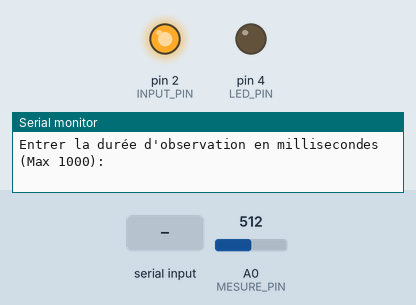
Simulated run of this sketch. Board: Arduino Uno, built with avr-gcc and run on an emulated ATmega328P. On the bench: output pins drawn as LEDs (lit = HIGH), the last lines printed to the serial monitor. The inputs (shaded band) are chosen by the test bench; at power-on: A0 (MESURE_PIN) = 512.

Above: at 1.2 s.
1.3 s: "90,45\n" received over Serial
At 1.45 s:
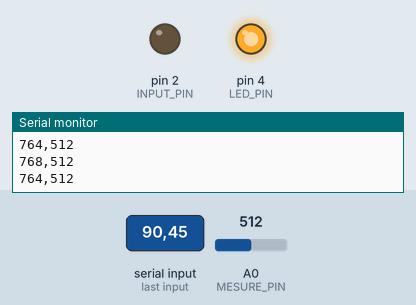
At 2.3 s:
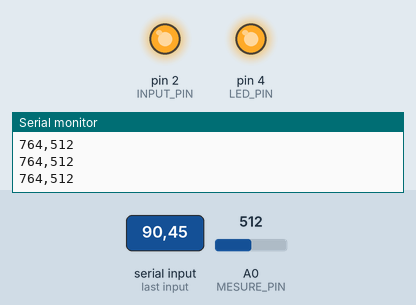
Timing chart, 0 to 4.3 s (numbered marks = the images above; inputs shaded):
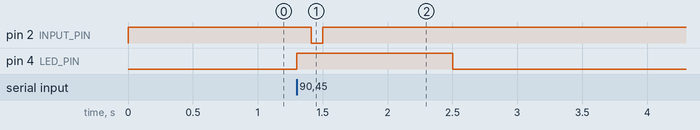

The sketch:

circuit_rc_decharge.ino
```cpp
// Attention, ce programme fonctionne avec un programme Python ou Tinkercad (plus lent).
// Programme pour observer la décharge d'un condensateur à travers une résistance.
// Condition sur les composantes : l'échantillonnage ne peut se faire à moins de 0.4ms.
// Il est donc conseillé de ne pas chercher à mesurer un temps caractéristique inférieur à 10ms environ.

const int INPUT_PIN = 2;  // PIN simulant l'entrée du circuit
const int LED_PIN = 4;  // Fac. Numéro de la PIN pour la LED signalant que la communication est établie
const int MESURE_PIN = A0;  // PIN de mesure analogique

const long DUREE_MAX = 1000000;  // En microsecondes, duree max pour éviter des durées d'acquisition trop grand.
const long BAUD_RATE = 115200;

bool isPython = false;  // Pour adapter le programme à l'IDE Arduino et à un programme Python.
unsigned long time0;
unsigned long timem;
unsigned short timet;
int duree;  // Sera la durée d'acquisition
int nmeas;  //Fac. Pour la période d'échantillonnage si besoin.
short measure;  // Sera la valeur mesurée (entre 0 pour 0V et 1023 pour 5V)

void setup()
{
  // Initialisation de la liaison série
  Serial.begin(BAUD_RATE);
  // Initialisation des broches
  pinMode(INPUT_PIN, OUTPUT);
  pinMode(LED_PIN, OUTPUT);
  digitalWrite(INPUT_PIN, HIGH); // On charge le condensateur
  digitalWrite(LED_PIN, LOW);  // Fac. s'il n'y a pas de LED
  Serial.println("Entrer la durée d'observation en millisecondes (Max 1000): ");
}

void loop()
{
  if(Serial.available()){
    digitalWrite(LED_PIN, HIGH);
    delay(100);  //Délai au cas où
    int type = Serial.peek();
    if(type == 80){  // Communication avec Python
      isPython = true;
      Serial.read();
      receive_int(duree);  // On récupère la durée d'acquisition
      if(duree > 0){
        long duree_2 = duree_en_micro(duree);
        digitalWrite(INPUT_PIN, LOW);  // On passe en régime libre
        time0 = micros();  // Mesure du temps initial
        timem = time0;
        timet = timem;
        while((timem - time0) < duree_2){  // On fait des mesures tant qu'on a pas atteint la durée d'acquisition
          timet = micros() - timem;
          measure = analogRead(MESURE_PIN);  // Mesure de la tension
          Serial.write((uint8_t*)&timet,2);  // On envoie le temps
          Serial.write((uint8_t*)&measure,2);  // On envoie la mesure de tension
          timem = timet + timem;
        }
      }
    } else {  // Communication avec IDE Arduino/TinkerCad
      duree = Serial.parseInt();  // On récupère le nombre d'échantillons
      while(Serial.available()){Serial.read();}  // On vide le buffer
      if(duree > 0){
        long duree_2 = duree_en_micro(duree);
        digitalWrite(INPUT_PIN, LOW);  // On passe en régime libre
        time0 = micros();  // Mesure du temps initial
        timem = time0;
        timet = timem;
        while((timem - time0) < duree_2){  // On fait des mesures tant qu'on a pas atteint la durée d'acquisition
          timet = micros() - timem;
          measure = analogRead(MESURE_PIN);  // Mesure de la tension
          Serial.print(timet);  // On envoie le temps
          Serial.print(',');
          Serial.println(measure);  // On envoie la mesure de tension
          timem = timet + timem;
        }
      }
    }
    duree = 0;
    digitalWrite(INPUT_PIN, HIGH);  // On recharge le condensateur
    delay(1000);  // Nécessaire pour être sûr que le condensateur s'est rechargé.
    digitalWrite(LED_PIN, LOW);
    delay(1000);  // Nécessaire pour être sûr que le condensateur s'est rechargé.
  }
}

long duree_en_micro(int duree){
    long duree_2 = 1000 * (long) duree;  // On passe la durée en microsecondes pour plus de précision
    duree_2 = min(duree_2, DUREE_MAX);
    delay(10);
    return duree_2;
}

void receive_int(int &ampl){ // Programme qui permet de recevoir un nombre entier depuis le programme Python
  char *c;
  c = (char *)&ampl;
  while (Serial.available()==0) {};
  *(c+1)=Serial.read();
  while (Serial.available()==0) {};
  *c=Serial.read();
}
```

Measured:
- after the input at 1.3 s, pin 2 (INPUT_PIN): HIGH → LOW after 0.11 s, → HIGH 0.09 s later; pin 4 (LED_PIN): LOW → HIGH at once, → LOW 1.2 s later
